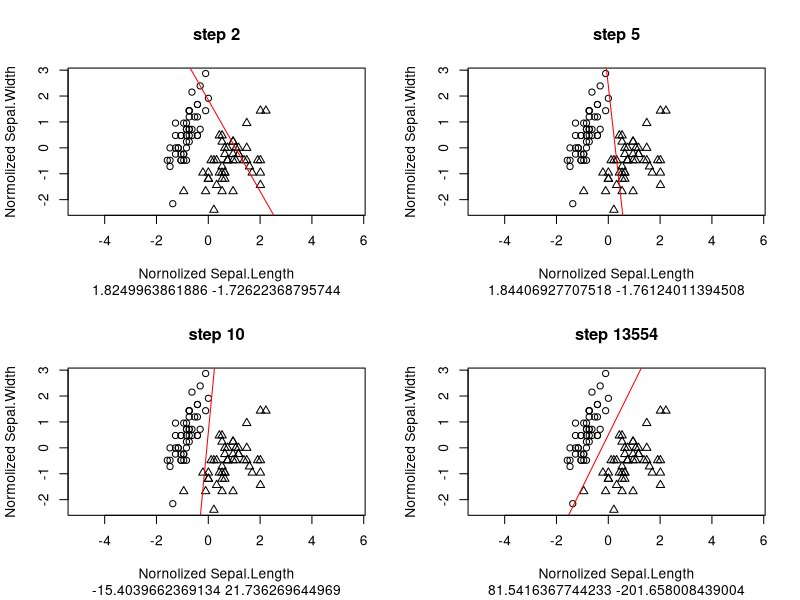

The R script that drew this image:
trainingSampleNormalization <-function(xl){
  n <- dim(xl)[2] -1
  for(i in 1:n) 
  {
    xl[, i] <-(xl[, i] - mean(xl[, i])) / sd(xl[, i]) 
  }
  return (xl)
}
trainingSamplePrepare <-function(xl){
  l <- dim(xl)[1]
  n <- dim(xl)[2]-1
  xl <- cbind(xl[, 1:n], seq(from = -1, to =-1, length.out = 1), xl[, n + 1])
}

## Логарифмическая функция потерь
lossLog<-function(x)
  {
    return (log2(1 + exp(-x)))
  }
## Сигмоидная функция
sigmoidFunction <-function(z)
  {
    return (1 / (1 + exp(-z)))
  }
## Стохастический градиент для логистической регрессии
sg.LogRegression <-function(xl)
  {
    l <-dim(xl)[1]
    n <-dim(xl)[2]-1  
    result_log <- list()
    w <-c(1 / 2, 1 / 2, 1 / 2)
    iterCount <-0
    lambda <- 1/l
    ## initialize Q
    Q <- 0
    for (i in 1:l)
    {
      ## calculate the scalar product <w,x>
        wx <-sum(w * xl[i, 1:n])   
        ## calculate a margin 
        margin <- wx * xl[i, n + 1] 
        Q <- Q + lossLog(margin)   
    }
    repeat
    {
      # select the random index from the error objects errorIndexes
      i <- sample(1:l, 1)
      iterCount <- iterCount + 1 
       #i <-sample(1:l, 1)
      xi <- xl[i, 1:n]
      yi <- xl[i, n + 1]
      ## calculate the scalar product <w,xi>
      wx  <- sum(w * xi)
      ## make a gradient step
      margin <- wx * yi
      ex <-lossLog(margin) 
      eta <-0.3 #1 / iterCount 
      w <-w + eta * xi * yi * sigmoidFunction(-wx * yi)
      result_log <-c(result_log, list(w))
      ## Calculate a new Q
      Qprev <-Q
      Q <-(1-lambda) * Q + lambda * ex
      if (abs(Qprev-Q) / abs(max(Qprev, Q)) < 1e-5) 
        break
    }
    return (result_log)
}

## Отбираем только интересующие нас классы и переводим их в матрицу dm
dd <- iris[iris$Species != "versicolor", -(3:4)]
dm <- data.matrix(dd[, 1:2])

dm <- cbind(dm, 1)

dc <- rep(1, nrow(dm))
## и исправляем те, что в классе -1
dc[dd$Species == "virginica"] <- -1

## меняем объекты класса sepal на -1
for(i in 1:50){
  dm[i,3] = -1
}
## Нормализация данных
xlNorml <-trainingSampleNormalization(dm)
xlNorml <-trainingSamplePrepare(xlNorml)

## Логистическая регрессия
w_log <-sg.LogRegression(xlNorml)

a_log = seq(1,length(w_log))*0
b_log = seq(1, length(w_log))*0

for(i in 1:length(w_log)){
  a_log[i] = w_log[[i]][3] / w_log[[i]][2] 
  b_log[i] = -w_log[[i]][1] / w_log[[i]][2]
}
steps_a_log <- c(a_log[2], a_log[5], a_log[10], a_log[length(a_log)])
steps_b_log <- c(b_log[2], b_log[5], b_log[10], b_log[length(b_log)])
steps_log <- c(2,5,10,length(a_log))
par(mfrow=c(2,2))
for (i in 1:4){
  plot(xlNorml[, 1], xlNorml[, 2], pch = ifelse(xlNorml[, 4] > 0, 2, 1), asp = 1, xlab = "Nornolized Sepal.Length",
       ylab = "Normolized Sepal.Width", main = paste("step", steps_log[i]), sub=paste(a_log[i], b_log[i], collapse=' '))
  abline(steps_a_log[i], steps_b_log[i], col="red")
}

#abline(steps_a[4], steps_b[4], col="blue")
#abline(-w[3] / w[2], -w[1] / w[2])
